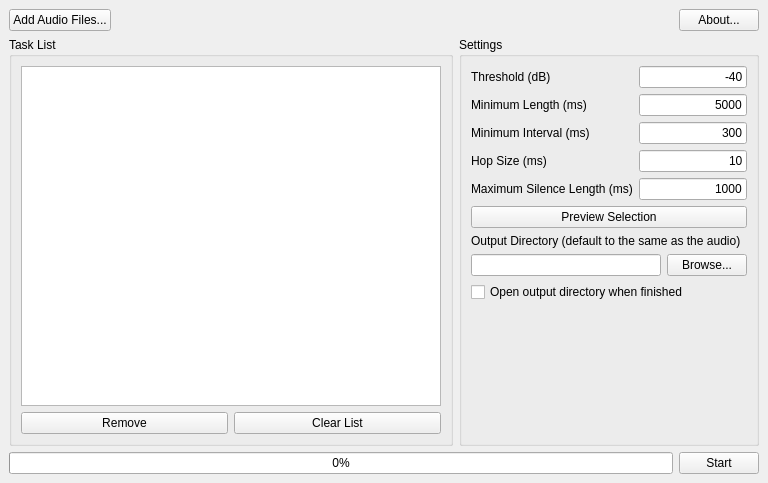
<?xml version="1.0" encoding="UTF-8"?>
<ui version="4.0">
 <class>MainWindow</class>
 <widget class="QMainWindow" name="MainWindow">
  <property name="geometry">
   <rect>
    <x>0</x>
    <y>0</y>
    <width>768</width>
    <height>483</height>
   </rect>
  </property>
  <property name="font">
   <font>
    <family>Microsoft YaHei UI</family>
   </font>
  </property>
  <property name="windowTitle">
   <string>MainWindow</string>
  </property>
  <widget class="QWidget" name="centralwidget">
   <layout class="QVBoxLayout" name="verticalLayout">
    <item>
     <layout class="QHBoxLayout" name="horizontalLayout_2">
      <item>
       <widget class="QPushButton" name="btnAddFiles">
        <property name="enabled">
         <bool>true</bool>
        </property>
        <property name="sizePolicy">
         <sizepolicy hsizetype="Fixed" vsizetype="Fixed">
          <horstretch>0</horstretch>
          <verstretch>0</verstretch>
         </sizepolicy>
        </property>
        <property name="text">
         <string>Add Audio Files...</string>
        </property>
       </widget>
      </item>
      <item>
       <spacer name="horizontalSpacer">
        <property name="orientation">
         <enum>Qt::Horizontal</enum>
        </property>
        <property name="sizeHint" stdset="0">
         <size>
          <width>40</width>
          <height>20</height>
         </size>
        </property>
       </spacer>
      </item>
      <item>
       <widget class="QPushButton" name="btnAbout">
        <property name="text">
         <string>About...</string>
        </property>
       </widget>
      </item>
     </layout>
    </item>
    <item>
     <layout class="QHBoxLayout" name="horizontalLayout">
      <item>
       <widget class="QGroupBox" name="groupBox">
        <property name="sizePolicy">
         <sizepolicy hsizetype="Preferred" vsizetype="Minimum">
          <horstretch>0</horstretch>
          <verstretch>0</verstretch>
         </sizepolicy>
        </property>
        <property name="title">
         <string>Task List</string>
        </property>
        <layout class="QVBoxLayout" name="verticalLayout_2">
         <item>
          <widget class="QListWidget" name="lwTaskList">
           <property name="frameShadow">
            <enum>QFrame::Plain</enum>
           </property>
           <property name="selectionMode">
            <enum>QAbstractItemView::SingleSelection</enum>
           </property>
          </widget>
         </item>
         <item>
          <layout class="QHBoxLayout" name="horizontalLayout_5">
           <item>
            <widget class="QPushButton" name="btnRemove">
             <property name="text">
              <string>Remove</string>
             </property>
            </widget>
           </item>
           <item>
            <widget class="QPushButton" name="btnClearList">
             <property name="text">
              <string>Clear List</string>
             </property>
            </widget>
           </item>
          </layout>
         </item>
        </layout>
       </widget>
      </item>
      <item>
       <widget class="QGroupBox" name="groupBox_2">
        <property name="sizePolicy">
         <sizepolicy hsizetype="Maximum" vsizetype="Minimum">
          <horstretch>0</horstretch>
          <verstretch>0</verstretch>
         </sizepolicy>
        </property>
        <property name="title">
         <string>Settings</string>
        </property>
        <layout class="QVBoxLayout" name="verticalLayout_3">
         <item>
          <layout class="QFormLayout" name="formLayout">
           <item row="0" column="0">
            <widget class="QLabel" name="label_2">
             <property name="text">
              <string>Threshold (dB)</string>
             </property>
            </widget>
           </item>
           <item row="0" column="1">
            <widget class="QLineEdit" name="leThreshold">
             <property name="text">
              <string>-40</string>
             </property>
             <property name="alignment">
              <set>Qt::AlignRight|Qt::AlignTrailing|Qt::AlignVCenter</set>
             </property>
            </widget>
           </item>
           <item row="1" column="0">
            <widget class="QLabel" name="label_3">
             <property name="text">
              <string>Minimum Length (ms)</string>
             </property>
            </widget>
           </item>
           <item row="2" column="0">
            <widget class="QLabel" name="label_4">
             <property name="text">
              <string>Minimum Interval (ms)</string>
             </property>
            </widget>
           </item>
           <item row="2" column="1">
            <widget class="QLineEdit" name="leMinInterval">
             <property name="text">
              <string>300</string>
             </property>
             <property name="alignment">
              <set>Qt::AlignRight|Qt::AlignTrailing|Qt::AlignVCenter</set>
             </property>
            </widget>
           </item>
           <item row="3" column="0">
            <widget class="QLabel" name="label_5">
             <property name="text">
              <string>Hop Size (ms)</string>
             </property>
            </widget>
           </item>
           <item row="3" column="1">
            <widget class="QLineEdit" name="leHopSize">
             <property name="text">
              <string>10</string>
             </property>
             <property name="alignment">
              <set>Qt::AlignRight|Qt::AlignTrailing|Qt::AlignVCenter</set>
             </property>
            </widget>
           </item>
           <item row="4" column="0">
            <widget class="QLabel" name="label_6">
             <property name="text">
              <string>Maximum Silence Length (ms)</string>
             </property>
            </widget>
           </item>
           <item row="4" column="1">
            <widget class="QLineEdit" name="leMaxSilence">
             <property name="text">
              <string>1000</string>
             </property>
             <property name="alignment">
              <set>Qt::AlignRight|Qt::AlignTrailing|Qt::AlignVCenter</set>
             </property>
            </widget>
           </item>
           <item row="1" column="1">
            <widget class="QLineEdit" name="leMinLen">
             <property name="text">
              <string>5000</string>
             </property>
             <property name="alignment">
              <set>Qt::AlignRight|Qt::AlignTrailing|Qt::AlignVCenter</set>
             </property>
            </widget>
           </item>
          </layout>
         </item>
         <item>
          <widget class="QPushButton" name="btnPreviewSelection">
           <property name="text">
            <string>Preview Selection</string>
           </property>
          </widget>
         </item>
         <item>
          <widget class="QLabel" name="label_7">
           <property name="text">
            <string>Output Directory (default to the same as the audio)</string>
           </property>
          </widget>
         </item>
         <item>
          <layout class="QHBoxLayout" name="horizontalLayout_4">
           <item>
            <widget class="QLineEdit" name="leOutputDir">
             <property name="text">
              <string/>
             </property>
             <property name="alignment">
              <set>Qt::AlignLeading|Qt::AlignLeft|Qt::AlignVCenter</set>
             </property>
            </widget>
           </item>
           <item>
            <widget class="QPushButton" name="btnBrowse">
             <property name="text">
              <string>Browse...</string>
             </property>
            </widget>
           </item>
          </layout>
         </item>
         <item>
          <widget class="QCheckBox" name="cbxOpenOutuptDirectory">
           <property name="text">
            <string>Open output directory when finished</string>
           </property>
          </widget>
         </item>
         <item>
          <spacer name="verticalSpacer">
           <property name="orientation">
            <enum>Qt::Vertical</enum>
           </property>
           <property name="sizeHint" stdset="0">
            <size>
             <width>20</width>
             <height>40</height>
            </size>
           </property>
          </spacer>
         </item>
        </layout>
       </widget>
      </item>
     </layout>
    </item>
    <item>
     <layout class="QHBoxLayout" name="horizontalLayout_3">
      <item>
       <widget class="QProgressBar" name="progressBar">
        <property name="value">
         <number>0</number>
        </property>
       </widget>
      </item>
      <item>
       <widget class="QPushButton" name="btnStart">
        <property name="text">
         <string>Start</string>
        </property>
       </widget>
      </item>
     </layout>
    </item>
   </layout>
  </widget>
 </widget>
 <resources/>
 <connections/>
</ui>
